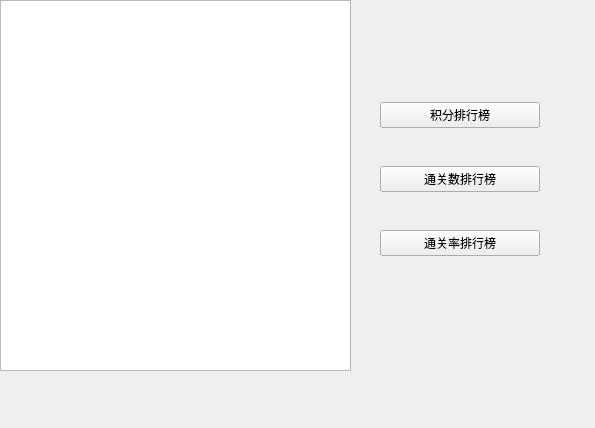
<?xml version="1.0" encoding="UTF-8"?>
<ui version="4.0">
 <class>RankingPanel</class>
 <widget class="QWidget" name="RankingPanel">
  <property name="geometry">
   <rect>
    <x>0</x>
    <y>0</y>
    <width>595</width>
    <height>428</height>
   </rect>
  </property>
  <property name="windowTitle">
   <string>Form</string>
  </property>
  <widget class="QTableView" name="rankingTable">
   <property name="geometry">
    <rect>
     <x>0</x>
     <y>0</y>
     <width>351</width>
     <height>371</height>
    </rect>
   </property>
  </widget>
  <widget class="QWidget" name="verticalLayoutWidget">
   <property name="geometry">
    <rect>
     <x>380</x>
     <y>70</y>
     <width>160</width>
     <height>221</height>
    </rect>
   </property>
   <layout class="QVBoxLayout" name="verticalLayout">
    <item>
     <widget class="QPushButton" name="integrationBtn">
      <property name="text">
       <string>积分排行榜</string>
      </property>
     </widget>
    </item>
    <item>
     <widget class="QPushButton" name="passCountBtn">
      <property name="text">
       <string>通关数排行榜</string>
      </property>
     </widget>
    </item>
    <item>
     <widget class="QPushButton" name="passRateBtn">
      <property name="text">
       <string>通关率排行榜</string>
      </property>
     </widget>
    </item>
   </layout>
  </widget>
 </widget>
 <resources/>
 <connections/>
</ui>
